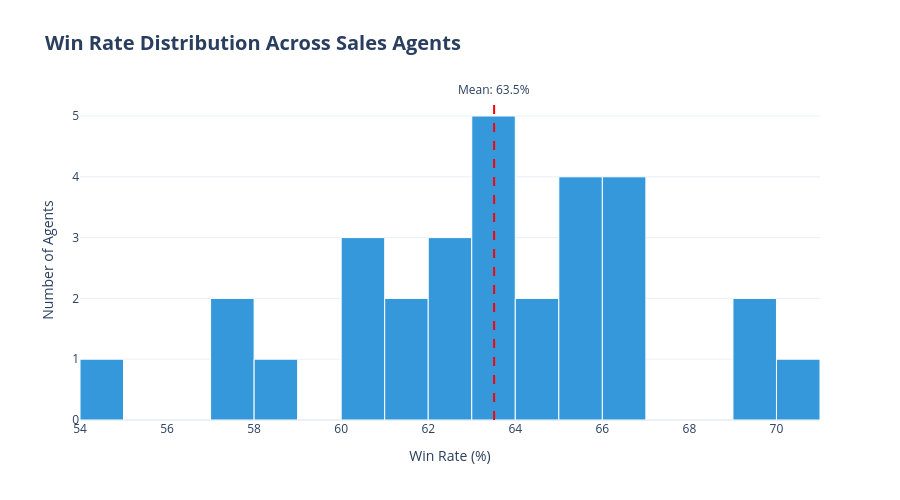

The notebook cell saved with this chart:
### Markdown cell above
## 📊 Plot 1.2: Win Rate Distribution Across Sales Agents

### Code cell
# Win rate distribution
win_rates = team_performance['win_rate_percent'].dropna()
mean_win_rate = win_rates.mean()

fig = go.Figure()

fig.add_trace(go.Histogram(
    x=win_rates,
    nbinsx=25,
    marker=dict(color='#3498db', line=dict(color='white', width=1)),
    hovertemplate='Win Rate: %{x:.1f}%<br>Count: %{y}<extra></extra>'
))

fig.add_vline(
    x=mean_win_rate,
    line_dash="dash",
    line_color="red",
    annotation_text=f"Mean: {mean_win_rate:.1f}%",
    annotation_position="top"
)

fig.update_layout(
    title=dict(
        text='<b>Win Rate Distribution Across Sales Agents</b>',
        font=dict(size=20)
    ),
    xaxis_title='Win Rate (%)',
    yaxis_title='Number of Agents',
    height=500,
    showlegend=False
)

fig.show()

### Figure 1 — Plotly figure (JSON) as saved in the notebook; plotly's stock layout.template omitted (floating-point values rounded to 4 significant figures)
{"data": [{"hovertemplate": "Win Rate: %{x:.1f}%<br>Count: %{y}<extra></extra>", "marker": {"color": "#3498db", "line": {"color": "white", "width": 1}}, "nbinsx": 25, "type": "histogram", "x": [61.9, 66.01, 62.45, 66.88, 65.5, 60.96, 63.11, 57.45, 63.49, 60.98, 58.19, 70.39, 65.53, 64.77, 63.97, 62.39, 54.98, 57.27, 62.89, 69.95, 66.15, 60, 65.4, 65.45, 64.46, 66.67, 63.69, 63.21, 69.62, 61.69]}], "layout": {"annotations": [{"showarrow": false, "text": "Mean: 63.5%", "x": 63.51, "xanchor": "center", "xref": "x", "y": 1, "yanchor": "bottom", "yref": "y domain"}], "height": 500, "shapes": [{"line": {"color": "red", "dash": "dash"}, "type": "line", "x0": 63.51, "x1": 63.51, "xref": "x", "y0": 0, "y1": 1, "yref": "y domain"}], "showlegend": false, "title": {"font": {"size": 20}, "text": "<b>Win Rate Distribution Across Sales Agents</b>"}, "xaxis": {"title": {"text": "Win Rate (%)"}}, "yaxis": {"title": {"text": "Number of Agents"}}}}
